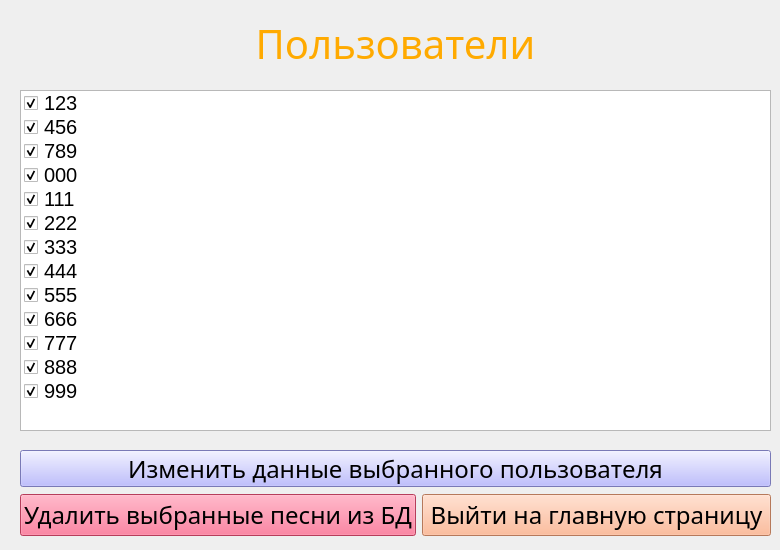
    <widget class="QWidget" name="page_6">
     <widget class="QLabel" name="Users_lable">
      <property name="geometry">
       <rect>
        <x>25</x>
        <y>30</y>
        <width>741</width>
        <height>41</height>
       </rect>
      </property>
      <property name="font">
       <font>
        <family>Bahnschrift SemiLight Condensed</family>
        <pointsize>30</pointsize>
        <weight>50</weight>
        <bold>false</bold>
       </font>
      </property>
      <property name="styleSheet">
       <string notr="true">color: rgb(255, 170, 0);</string>
      </property>
      <property name="text">
       <string>Пользователи</string>
      </property>
      <property name="alignment">
       <set>Qt::AlignBottom|Qt::AlignHCenter</set>
      </property>
     </widget>
     <widget class="QWidget" name="gridLayoutWidget_9">
      <property name="geometry">
       <rect>
        <x>20</x>
        <y>490</y>
        <width>751</width>
        <height>51</height>
       </rect>
      </property>
      <layout class="QGridLayout" name="gridLayout_11">
       <item row="0" column="0">
        <widget class="QPushButton" name="Delete_user_btn">
         <property name="font">
          <font>
           <family>Bahnschrift SemiLight Condensed</family>
           <pointsize>18</pointsize>
           <weight>50</weight>
           <bold>false</bold>
          </font>
         </property>
         <property name="styleSheet">
          <string notr="true">background-color: rgb(255, 85, 127);</string>
         </property>
         <property name="text">
          <string>Удалить выбранные песни из БД</string>
         </property>
        </widget>
       </item>
       <item row="0" column="1">
        <widget class="QPushButton" name="Users_to_main_btn">
         <property name="font">
          <font>
           <family>Bahnschrift SemiLight Condensed</family>
           <pointsize>18</pointsize>
           <weight>50</weight>
           <bold>false</bold>
          </font>
         </property>
         <property name="styleSheet">
          <string notr="true">background-color: rgb(255, 170, 127);</string>
         </property>
         <property name="text">
          <string>Выйти на главную страницу</string>
         </property>
        </widget>
       </item>
      </layout>
     </widget>
     <widget class="QListWidget" name="Users_list">
      <property name="geometry">
       <rect>
        <x>20</x>
        <y>90</y>
        <width>751</width>
        <height>341</height>
       </rect>
      </property>
      <item>
       <property name="text">
        <string>123</string>
       </property>
       <property name="font">
        <font>
         <pointsize>15</pointsize>
        </font>
       </property>
       <property name="checkState">
        <enum>Checked</enum>
       </property>
      </item>
      <item>
       <property name="text">
        <string>456</string>
       </property>
       <property name="font">
        <font>
         <pointsize>15</pointsize>
        </font>
       </property>
       <property name="checkState">
        <enum>Checked</enum>
       </property>
      </item>
      <item>
       <property name="text">
        <string>789</string>
       </property>
       <property name="font">
        <font>
         <pointsize>15</pointsize>
        </font>
       </property>
       <property name="checkState">
        <enum>Checked</enum>
       </property>
      </item>
      <item>
       <property name="text">
        <string>000</string>
       </property>
       <property name="font">
        <font>
         <pointsize>15</pointsize>
        </font>
       </property>
       <property name="checkState">
        <enum>Checked</enum>
       </property>
      </item>
      <item>
       <property name="text">
        <string>111</string>
       </property>
       <property name="font">
        <font>
         <pointsize>15</pointsize>
        </font>
       </property>
       <property name="checkState">
        <enum>Checked</enum>
       </property>
      </item>
      <item>
       <property name="text">
        <string>222</string>
       </property>
       <property name="font">
        <font>
         <pointsize>15</pointsize>
        </font>
       </property>
       <property name="checkState">
        <enum>Checked</enum>
       </property>
      </item>
      <item>
       <property name="text">
        <string>333</string>
       </property>
       <property name="font">
        <font>
         <pointsize>15</pointsize>
        </font>
       </property>
       <property name="checkState">
        <enum>Checked</enum>
       </property>
      </item>
      <item>
       <property name="text">
        <string>444</string>
       </property>
       <property name="font">
        <font>
         <pointsize>15</pointsize>
        </font>
       </property>
       <property name="checkState">
        <enum>Checked</enum>
       </property>
      </item>
      <item>
       <property name="text">
        <string>555</string>
       </property>
       <property name="font">
        <font>
         <pointsize>15</pointsize>
        </font>
       </property>
       <property name="checkState">
        <enum>Checked</enum>
       </property>
      </item>
      <item>
       <property name="text">
        <string>666</string>
       </property>
       <property name="font">
        <font>
         <pointsize>15</pointsize>
        </font>
       </property>
       <property name="checkState">
        <enum>Checked</enum>
       </property>
      </item>
      <item>
       <property name="text">
        <string>777</string>
       </property>
       <property name="font">
        <font>
         <pointsize>15</pointsize>
        </font>
       </property>
       <property name="checkState">
        <enum>Checked</enum>
       </property>
      </item>
      <item>
       <property name="text">
        <string>888</string>
       </property>
       <property name="font">
        <font>
         <pointsize>15</pointsize>
        </font>
       </property>
       <property name="checkState">
        <enum>Checked</enum>
       </property>
      </item>
      <item>
       <property name="text">
        <string>999</string>
       </property>
       <property name="font">
        <font>
         <pointsize>15</pointsize>
        </font>
       </property>
       <property name="checkState">
        <enum>Checked</enum>
       </property>
      </item>
     </widget>
     <widget class="QPushButton" name="Change_data_user_btn">
      <property name="geometry">
       <rect>
        <x>20</x>
        <y>450</y>
        <width>751</width>
        <height>37</height>
       </rect>
      </property>
      <property name="font">
       <font>
        <family>Bahnschrift SemiLight Condensed</family>
        <pointsize>18</pointsize>
        <weight>50</weight>
        <bold>false</bold>
       </font>
      </property>
      <property name="styleSheet">
       <string notr="true">background-color: rgb(170, 170, 255);</string>
      </property>
      <property name="text">
       <string>Изменить данные выбранного пользователя</string>
      </property>
     </widget>
    </widget>
